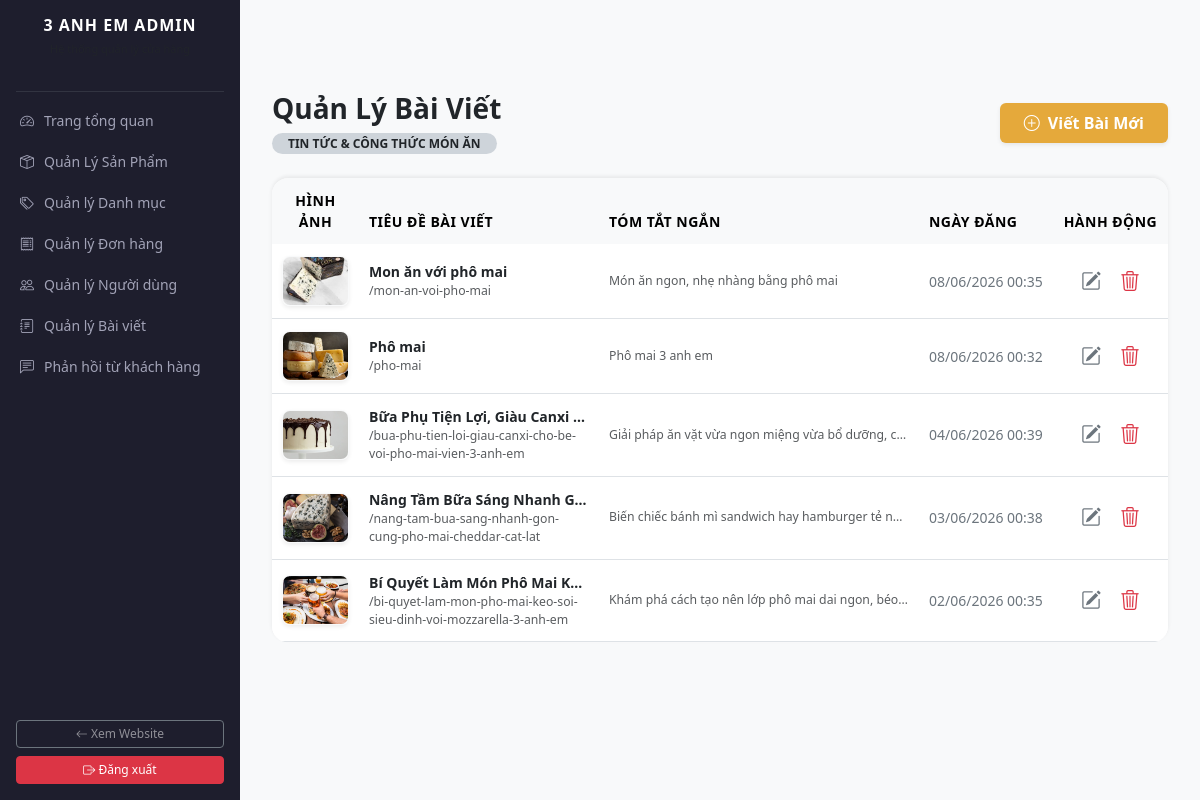
Page /admin/admin-posts.php (signed in) on the committed database.
### tables this page shows
CREATE TABLE `posts` (
  `id` int(11) NOT NULL,
  `title` varchar(255) NOT NULL,
  `slug` varchar(255) NOT NULL,
  `image` varchar(255) DEFAULT 'default-post.jpg',
  `summary` varchar(500) DEFAULT NULL,
  `content` text NOT NULL,
  `is_featured` tinyint(1) NOT NULL DEFAULT 0,
  `created_at` timestamp NOT NULL DEFAULT current_timestamp()
);

### admin/admin-posts.php (the view, shortened to what this page needs)
<?php
include_once '../config/db.php';
include_once 'includes/header.php';
$stmt = $pdo->query("SELECT * FROM posts ORDER BY id DESC");
$posts = $stmt->fetchAll();
?>
<div class="container my-5 pt-4">
    <div class="d-flex justify-content-between align-items-center mb-4">
        <div>
            <h3 class="fw-bold text-dark mb-1">Quản Lý Bài Viết</h3>
            <span class="badge bg-dark-subtle text-dark rounded-pill px-3 py-1.5 small text-uppercase">Tin tức & Công thức món ăn</span>
        </div>
        <button type="button" class="btn btn-gold px-4 py-2 text-white shadow-sm" onclick="openAddPostModal()">
            <i class="bi bi-plus-circle me-2"></i>Viết Bài Mới
        </button>
    </div>
    <div class="card border-0 shadow-sm rounded-4 overflow-hidden bg-white table-responsive-custom double-scroll">
        <div class="table-responsive">
            <table class="table table-hover align-middle mb-0">
                <thead class="table-light text-secondary small text-uppercase" style="letter-spacing: 0.5px;">
                    <tr>
                        <th class="border-0 ps-4" style="width: 120px;">Hình ảnh</th>
                        <th class="border-0">Tiêu đề bài viết</th>
                        <th class="border-0">Tóm tắt ngắn</th>
                        <th class="border-0">Ngày đăng</th>
                        <th class="border-0 text-center" style="width: 140px;">Hành động</th>
                    </tr>
                </thead>
                <tbody>
                    <?php if (count($posts) > 0): ?>
                        <?php foreach ($posts as $post): ?>
                            <tr>
                                <td class="ps-4">
                                    <img src="../assets/img/<?= !empty($post['image']) ? $post['image'] : 'default-post.jpg'; ?>"
                                         class="rounded-3 border border-light shadow-sm" style="width: 70px; height: 50px; object-fit: cover;" alt="">
                                </td>
                                <td>
                                    <div class="fw-bold text-dark text-truncate" style="max-width: 250px;" title="<?= htmlspecialchars($post['title']); ?>">
                                        <?= htmlspecialchars($post['title']); ?>
                                    </div>
                                    <small class="text-muted d-block text-lowercase">/<?= htmlspecialchars($post['slug']); ?></small>
                                </td>
                                <td>
                                    <small class="text-muted d-block text-truncate" style="max-width: 300px;">
                                        <?= htmlspecialchars($post['summary'] ?? 'Không có tóm tắt...'); ?>
                                    </small>
                                </td>
                                <td class="small text-secondary">
                                    <?= date('d/m/Y H:i', strtotime($post['created_at'])); ?>
                                </td>
                                <td class="text-center">
                                    <div class="btn-group gap-1">
                                        <button type="button" class="btn btn-sm btn-outline-secondary rounded-3 border-0 px-2"
                                                onclick='openEditPostModal(<?= htmlspecialchars(json_encode($post, JSON_UNESCAPED_UNICODE), ENT_QUOTES, "UTF-8"); ?>)' title="Sửa bài viết">
                                            <i class="bi bi-pencil-square fs-5"></i>
                                        </button>
                                        <a href="admin-post-process.php?action=delete&id=<?= $post['id']; ?>"
                                           class="btn btn-sm btn-outline-danger rounded-3 border-0 px-2"
                                           onclick="return confirm('Bạn có chắc chắn muốn xóa bài viết này không?')" title="Xóa bỏ">
                                            <i class="bi bi-trash3 fs-5"></i>
                                        </a>
                                    </div>
                                </td>
                            </tr>
                        <?php endforeach; ?>
                    <?php else: ?>
                        <tr>
                            <td colspan="5" class="text-center py-5 text-muted small">Chưa có bài viết nào trong hệ thống.</td>
                        </tr>
                    <?php endif; ?>
                </tbody>
            </table>
        </div>
    </div>
</div>

### admin/assets/css/style.css (style rules this page uses)
:root { --sidebar-width: 240px; --gold-color: #cca43b; --dark-bg: #1e1e2d; }
* { box-sizing: border-box; }
body { background-color: #f8f9fa; font-family: 'Segoe UI', system-ui, sans-serif; overflow-x: hidden; width: 100%; }
img { max-width: 100%; height: auto; }
.table-responsive-custom { width: 100%; overflow-x: auto; -webkit-overflow-scrolling: touch; margin-bottom: 1rem; display: block; }
.double-scroll { transform: rotateX(180deg); }
.double-scroll table { transform: rotateX(180deg); }
.table { width: 100%; margin-bottom: 0; vertical-align: middle; border-collapse: collapse; }
.table th, .table td { white-space: normal !important; word-wrap: break-word; padding: 12px 10px !important; font-size: 14px; text-align: left; }
.table th:nth-child(1), .table td:nth-child(1) { width: 80px; text-align: center; }
.table th:nth-child(2), .table td:nth-child(2) { min-width: 180px; max-width: 240px; }
.table th:nth-child(3), .table td:nth-child(3) { width: 130px; }
.table th:nth-child(4), .table td:nth-child(4) { width: 120px; white-space: nowrap !important; }
.table th:nth-child(5), .table td:nth-child(5) { width: 120px; text-align: center; }
.table td img { width: 50px; height: 50px; object-fit: cover; border-radius: 6px; }

### admin/includes/header.php (style rules this page uses)
:root { --sidebar-width: 240px; --gold-color: #cca43b; --dark-bg: #1e1e2d; }
* { box-sizing: border-box; }
body { background-color: #f8f9fa; font-family: 'Segoe UI', system-ui, sans-serif; overflow-x: hidden; width: 100%; }
img { max-width: 100%; height: auto; }
.table-responsive-custom { width: 100%; overflow-x: auto; -webkit-overflow-scrolling: touch; margin-bottom: 1rem; display: block; }
.double-scroll { transform: rotateX(180deg); }
.double-scroll table { transform: rotateX(180deg); }
.table { width: 100%; margin-bottom: 0; vertical-align: middle; border-collapse: collapse; }
.table th, .table td { white-space: normal !important; word-wrap: break-word; padding: 12px 10px !important; font-size: 14px; text-align: left; }
.table th:nth-child(1), .table td:nth-child(1) { width: 80px; text-align: center; }
.table th:nth-child(2), .table td:nth-child(2) { min-width: 180px; max-width: 240px; }
.table th:nth-child(3), .table td:nth-child(3) { width: 130px; }
.table th:nth-child(4), .table td:nth-child(4) { width: 120px; white-space: nowrap !important; }
.table th:nth-child(5), .table td:nth-child(5) { width: 120px; text-align: center; }
.table td img { width: 50px; height: 50px; object-fit: cover; border-radius: 6px; }

### admin/admin-posts.php (style rules this page uses)
.btn-gold { background-color: #E5A93B !important; border: none !important; font-weight: 600; transition: all 0.3s ease; }

### rows in the picture
posts: image (picture), title "Mon ăn với phô mai", slug "mon-an-voi-pho-mai", summary "Món ăn ngon, nhẹ nhàng bằng phô mai", created_at "08/06/2026 00:35"
posts: image (picture), title "Phô mai", slug "pho-mai", summary "Phô mai 3 anh em", created_at "08/06/2026 00:32"
posts: image (picture), title "Bữa Phụ Tiện Lợi, Giàu Canxi…", slug "bua-phu-tien-loi-giau-canxi-cho-be-voi-pho-mai-vien-3-anh-em", summary "Giải pháp ăn vặt vừa ngon miệng vừa bổ dưỡng, c…", created_at "04/06/2026 00:39"
posts: image (picture), title "Nâng Tầm Bữa Sáng Nhanh G…", slug "nang-tam-bua-sang-nhanh-gon-cung-pho-mai-cheddar-cat-lat", summary "Biến chiếc bánh mì sandwich hay hamburger tẻ n…", created_at "03/06/2026 00:38"
posts: image (picture), title "Bí Quyết Làm Món Phô Mai K…", slug "bi-quyet-lam-mon-pho-mai-keo-soi-sieu-dinh-voi-mozzarella-3-anh-em", summary "Khám phá cách tạo nên lớp phô mai dai ngon, béo…", created_at "02/06/2026 00:35"
